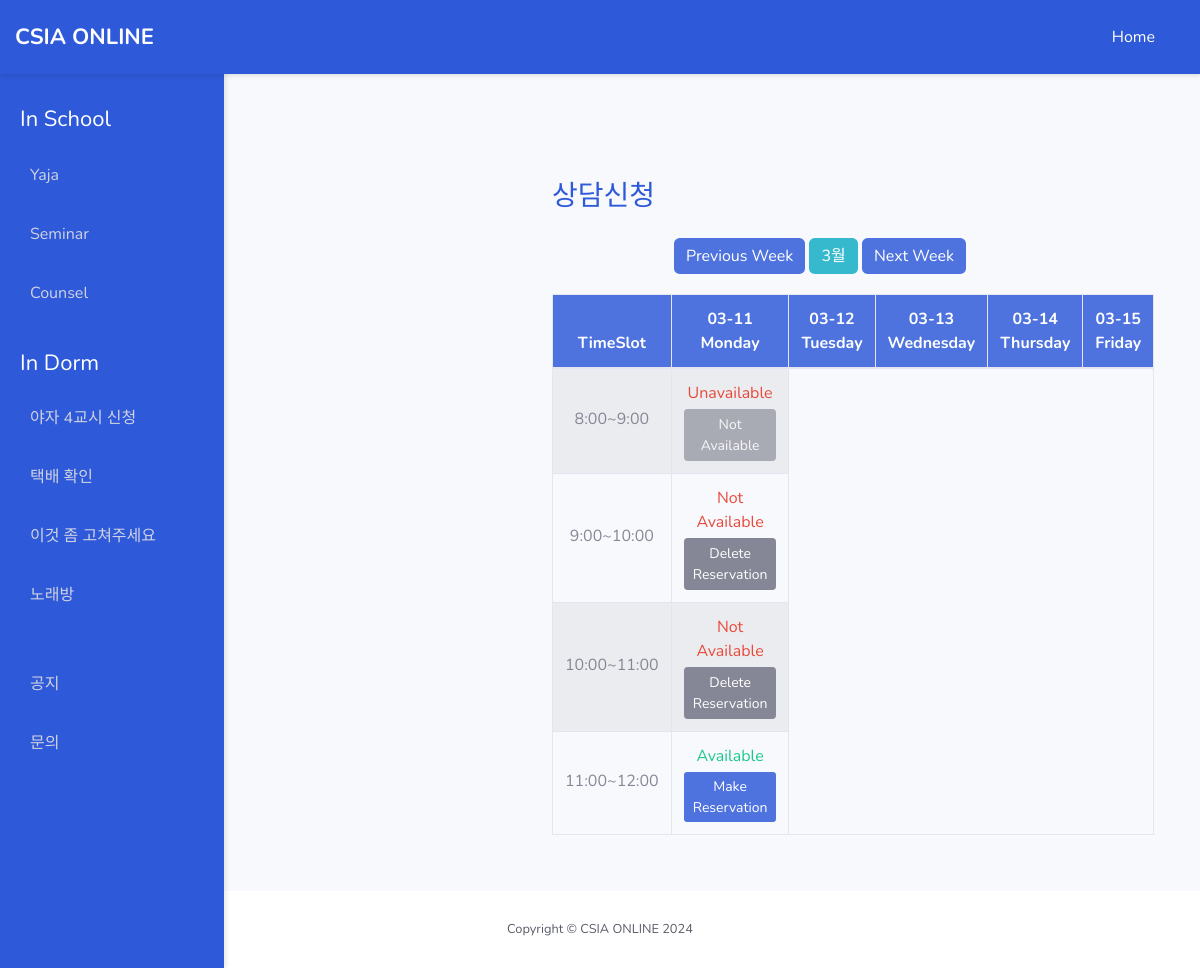
Page /counsel/ (signed in) on the committed database.
### counsel/models.py (models this page shows)
class Reservation(models.Model):
    timeSlot = models.CharField(max_length=20, unique=True)
    availability = models.BooleanField(default=True)
    student_id = models.CharField(max_length=10, null=True, blank=True)

### counsel/views.py (the view, shortened to what this page needs)
# urls.py: path("counsel/", views.counsel_view, name="counsel"),
@csrf_exempt
def counsel_view(request):
    Reservations = Reservation.objects.all()
    print(request.user.student_id)
    return render(request, "counsel.html", {"Reservations": Reservations, "current_student_id": request.user.student_id})

### counsel/templates/counsel.html (shortened to what this page needs)
<!DOCTYPE html>
<html lang="en">
{% extends 'base.html' %}
    {% block content %}
    <div class="content-wrapper" id="content-wrapper">
        <div class="container-fluid" id="content">
            <div class="container-fluid">
                <h1 class="h3 mb-4">상담신청</h1>
                <div class="d-flex justify-content-center mb-3">
                    <button type="button" class="btn btn-primary">Previous Week</button>&nbsp;
                    <button type="button" class="btn btn-info">3월</button>&nbsp;
                    <button type="button" class="btn btn-primary">Next Week</button>
                </div>
                <table class="table table-bordered table-striped text-center" id="reservation-table">
    <thead>
        <tr>
            <th>TimeSlot</th>
            <th>03-11<br>Monday</th>
            <th>03-12<br>Tuesday</th>
            <th>03-13<br>Wednesday</th>
            <th>03-14<br>Thursday</th>
            <th>03-15<br>Friday</th>
        </tr>
    </thead>
    <tbody>
        {% for Reservation in Reservations %}
        <tr>
            <td>
                <div class="d-flex justify-content-center">
                    <div class="ms-3">
                        <p class="fw-bold mb-1">{{ Reservation.timeSlot }}</p>
                    </div>
                </div>
            </td>
            <td id="">
                {% if Reservation.student_id == current_student_id %}
                    <p class="fw-normal mb-1 text-danger">Not Available</p>
                    <button type="button" class="btn btn-secondary btn-sm btn-rounded" data-action="delete" data-time-slot="{{ Reservation.timeSlot }}">
                        Delete Reservation
                    </button>
                {% else %}
                    {% if Reservation.availability %}
                        <p class="fw-normal mb-1 text-success">Available</p>
                        <button type="button" class="btn btn-primary btn-sm btn-rounded" data-action="make" data-time-slot="{{ Reservation.timeSlot }}">
                            Make Reservation
                        </button>
                    {% else %}
                        <p class="fw-normal mb-1 text-danger">Unavailable</p>
                        <button type="button" class="btn btn-secondary btn-sm btn-rounded" disabled>
                            Not Available
                        </button>
                    {% endif %}
                {% endif %}
            </td>
        </tr>
        {% endfor %}
    </tbody>
</table>
            </div>
        </div>
    </div>
    {% endblock %}

### templates/base.html (style rules this page uses)
body { font-family: 'Nunito', sans-serif; background-color: #f8f9fc; color: #5a5c69; display: flex; flex-direction: column; height: 100vh; margin: 0; }
.content-wrapper { margin-top: 70px; margin-left: 220px; padding: 20px; flex: 1; overflow-x: auto; overflow-y: auto; }
h1 { font-size: 28px; color: #2e59d9; }
.btn-primary { background-color: #4e73df; border: none; }
.btn-info { background-color: #36b9cc; border: none; }
.table { margin-top: 20px; }
.table th { background-color: #4e73df; color: white; }
.table td { vertical-align: middle; }

### rows in the picture
Reservation: timeSlot "8:00~9:00", student_id "Unavailable"
Reservation: timeSlot "9:00~10:00"
Reservation: timeSlot "10:00~11:00"
Reservation: timeSlot "11:00~12:00"
